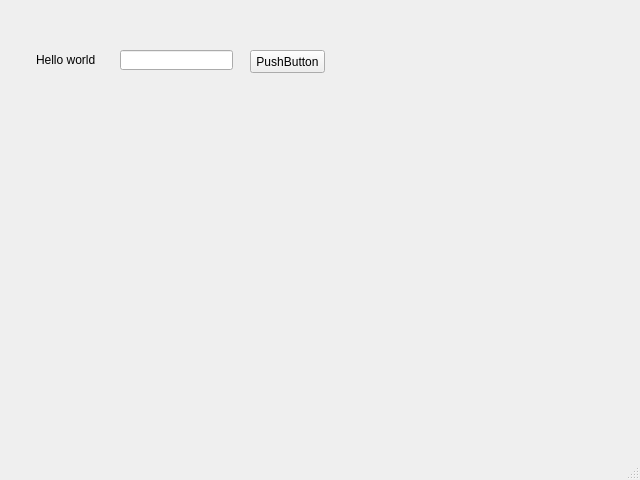
<?xml version="1.0" encoding="UTF-8"?>
<ui version="4.0">
 <class>MainWindow</class>
 <widget class="QMainWindow" name="MainWindow">
  <property name="geometry">
   <rect>
    <x>0</x>
    <y>0</y>
    <width>640</width>
    <height>480</height>
   </rect>
  </property>
  <property name="windowTitle">
   <string>MainWindow</string>
  </property>
  <widget class="QWidget" name="centralwidget">
   <widget class="QLabel" name="label">
    <property name="geometry">
     <rect>
      <x>36</x>
      <y>50</y>
      <width>61</width>
      <height>20</height>
     </rect>
    </property>
    <property name="text">
     <string>Hello world</string>
    </property>
   </widget>
   <widget class="QLineEdit" name="lineEdit">
    <property name="geometry">
     <rect>
      <x>120</x>
      <y>50</y>
      <width>113</width>
      <height>20</height>
     </rect>
    </property>
   </widget>
   <widget class="QPushButton" name="pushButton">
    <property name="geometry">
     <rect>
      <x>250</x>
      <y>50</y>
      <width>75</width>
      <height>23</height>
     </rect>
    </property>
    <property name="text">
     <string>PushButton</string>
    </property>
   </widget>
  </widget>
  <widget class="QMenuBar" name="menubar">
   <property name="geometry">
    <rect>
     <x>0</x>
     <y>0</y>
     <width>640</width>
     <height>21</height>
    </rect>
   </property>
  </widget>
  <widget class="QStatusBar" name="statusbar"/>
 </widget>
 <resources/>
 <connections/>
</ui>
